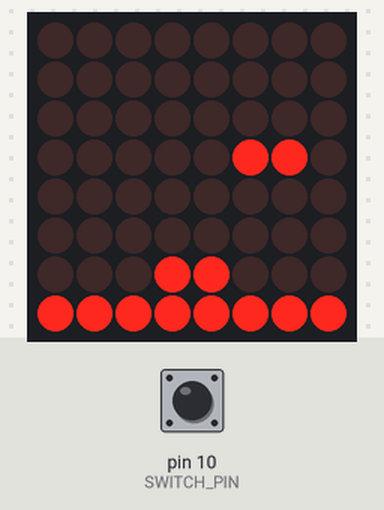
This sketch was run on a simulated Arduino Uno, built with avr-gcc and run on an emulated ATmega328P. Shown: 8×8 LED matrix. Wiring (inferred from the names in the program): LED matrix (orientation assumed): rows A0, A1, A2, A3, A4, A5, pin 8, pin 9; columns pin 7, pin 6, pin 5, pin 4, pin 3, pin 2, pin 1, pin 0. Inputs (shaded band) come from the test bench; at power-on: pin 10 (SWITCH_PIN) HIGH.

Above: at 1.2 s.
1.3 s: pin 10 (SWITCH_PIN) pulled LOW for 1 s
At 3.5 s:
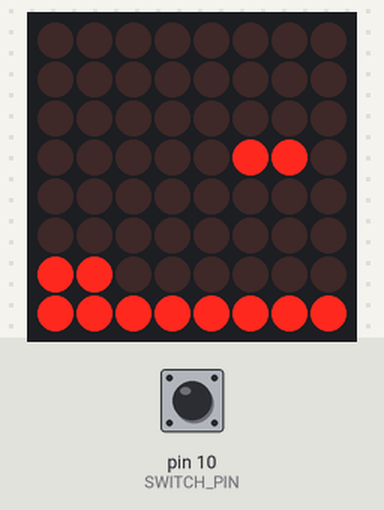
3.8 s: pin 10 (SWITCH_PIN) pulled LOW for 0.15 s
At 4.8 s:
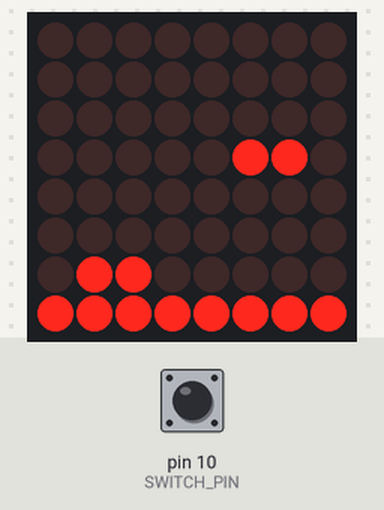
5.5 s: pin 10 (SWITCH_PIN) pulled LOW for 3.2 s
At 8.4 s:
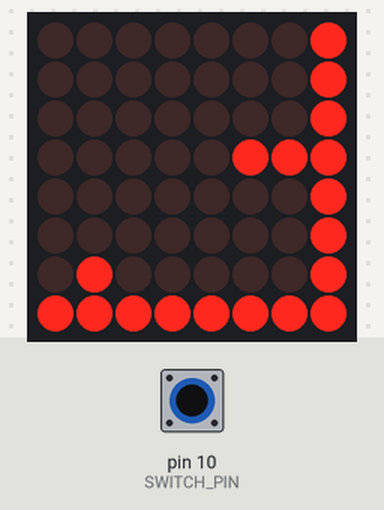
10.2 s: pin 10 (SWITCH_PIN) pulled LOW for 0.15 s
At 10.8 s:
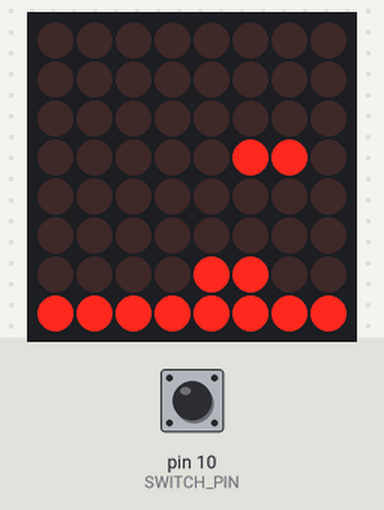
11.9 s: pin 10 (SWITCH_PIN) pulled LOW for 1 s
At 13.8 s:
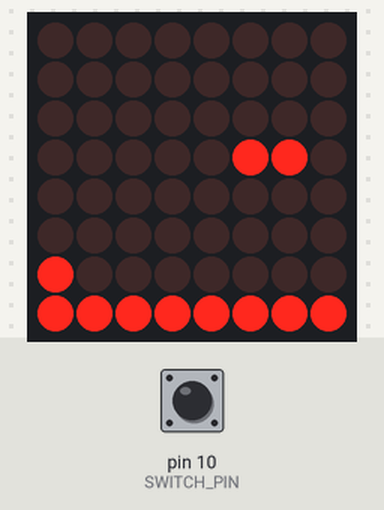
14.5 s: pin 10 (SWITCH_PIN) pulled LOW for 3.2 s
At 18.7 s:
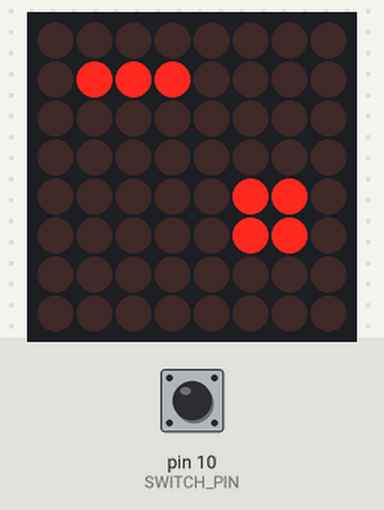
Timing chart, 0 to 20.2 s (numbered marks = the images above; inputs shaded):
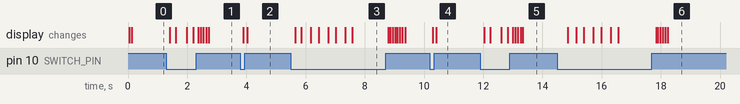

Measured:
- after the input at 1.3 s, the display: first changes after 0.11 s (image 1 shows a later state)
- after the input at 3.8 s, the display: first changes after 0.10 s (image 2 shows a later state)
- after the input at 5.5 s, the display: first changes after 0.14 s (image 3 shows a later state)
- after the input at 10.2 s, the display: first changes after 0.09 s (image 4 shows a later state)
- after the input at 11.9 s, the display: first changes after 0.13 s (image 5 shows a later state)
- after the input at 14.5 s, the display: first changes after 0.35 s (image 6 shows a later state)

The sketch:

jumpking.ino
```cpp
// Matrix Midterm game
//Jump King

#include <avr/io.h>
#include <util/delay.h>

//PINS
const uint8_t ROW_PINS[8] = {A0, A1, A2, A3, A4, A5, 8, 9};
const uint8_t SWITCH_PIN  = 10;   // button (to GND)

//low level display setup
static inline void allRowsOff() {
  for (uint8_t i = 0; i < 8; i++) digitalWrite(ROW_PINS[i], HIGH);
}
static inline void selectRow(uint8_t r) {
  digitalWrite(ROW_PINS[r], LOW);
}
//Show one full refresh (~8 ms total)
static inline void showFrameOnce(const uint8_t rows[8]) {
  for (uint8_t r = 0; r < 8; r++) {
    PORTD = 0x00;
    allRowsOff();
    selectRow(r);
    PORTD = rows[r];      // HIGH bits = on
    _delay_ms(1);
  }
}

//frame helpers
static inline void clearFB(uint8_t fb[8]) { for (uint8_t r=0; r<8; ++r) fb[r] = 0; }

static inline void setPixelScreen(uint8_t fb[8], int8_t sx, int8_t sy) {
  if (sx>=0 && sx<8 && sy>=0 && sy<8) fb[sy] |= (1 << sx);
}


//World & Camera
static const uint8_t MAP_W = 8;
static const uint8_t MAP_H = 40;
static int16_t camY = MAP_H - 8;     // start showing the bottom 8 rows only (upward scroll only)

// Platforms are in WORLD coordinates (y: 0=top, MAP_H-1=bottom)
struct Platform { uint8_t y, x0, x1; };

static const Platform PLATS[] = {
  {MAP_H-1, 0, 7},    // ground
  {MAP_H-5,  1, 2},
  {MAP_H-9,  4, 6},
  {MAP_H-13, 2, 3},
  {MAP_H-17, 5, 6},
  {MAP_H-21, 1, 2},
  {MAP_H-25, 6, 7},
  {MAP_H-29, 3, 5},
  {MAP_H-33, 0, 1},
};
static const uint8_t N_PLATS = sizeof(PLATS)/sizeof(PLATS[0]);

static inline bool isSolidWorld(int8_t x, int16_t y) {
  if (x < 0 || x >= MAP_W || y < 0 || y >= MAP_H) return false;
  for (uint8_t i = 0; i < N_PLATS; ++i) {
    if (y == PLATS[i].y && x >= PLATS[i].x0 && x <= PLATS[i].x1) return true;
  }
  return false;
}

// Draw visible slice of platforms according to camY
static inline void drawPlatforms(uint8_t fb[8]) {
  for (uint8_t i=0; i<N_PLATS; ++i) {
    int16_t wy = PLATS[i].y;
    int8_t sy = wy - camY;             // world→screen
    if (sy < 0 || sy > 7) continue;    // not visible
    for (uint8_t x = PLATS[i].x0; x <= PLATS[i].x1; ++x)
      setPixelScreen(fb, x, sy);
  }
}
static inline bool isSolid(int8_t x, int8_t y){
  for (uint8_t i=0;i<N_PLATS;i++)
    if (y==PLATS[i].y && x>=PLATS[i].x0 && x<=PLATS[i].x1) return true;
  return false;
}

//Game
static int8_t  pX = 3;
static int16_t pY = MAP_H - 1;   // start on ground
static int8_t  vX = 0, vY = 0;
static int8_t  facing = 1;       // +1 right, -1 left
static bool    onGround = true;
static bool gameWon = false;
static bool    btnPrev = false;
static uint16_t holdFrames = 0;

static const uint8_t  FRAMES_PER_TICK  = 10;  // ~6*8ms ≈ 48ms per tick
static const uint16_t LONG_PRESS_TICKS = 6;  // ~300ms
static const uint16_t MAX_CHARGE_TICKS = 25; // ~1.2s cap
static const int8_t   GRAVITY = 1;
static const int8_t   MAX_FALL_V = 2;
static const int8_t   HOP_VX = 1;

static inline bool btnPressed(){ return digitalRead(SWITCH_PIN)==LOW; }
static int8_t chargeToVy(uint16_t t){
  if (t < LONG_PRESS_TICKS) return 0;
  if (t > MAX_CHARGE_TICKS) t = MAX_CHARGE_TICKS;
  if (t < LONG_PRESS_TICKS + 6)  return -1;
  if (t < LONG_PRESS_TICKS + 12) return -2;
  return -3;
}

static void showWinMessage() {
  // For simplicity, just flash the screen a few times
  for (uint8_t k = 0; k < 6; ++k) {
    uint8_t fb[8];
    for (uint8_t i=0;i<8;i++) fb[i] = (k % 2 == 0) ? 0xFF : 0x00; // all ON / all OFF
    for (uint8_t t=0;t<50;t++) showFrameOnce(fb);
  }
}

static void tickGame() {
  if (gameWon) {
    showWinMessage();
    while (1); // stop game forever
  }
  //INPUT
  bool pressed = btnPressed();
  if (pressed) holdFrames++;
  if (!pressed && btnPrev) {
    // on release
    if (holdFrames < LONG_PRESS_TICKS) {
      // short tap → flip facing
      facing = -facing;
    } else if (onGround) {
      // long press → jump
      vY = chargeToVy(holdFrames); // negative = up
      vX = HOP_VX * facing;
      onGround = false;
    }
    holdFrames = 0;
  }
  btnPrev = pressed;

  //PHYSICS (WORLD)
  if (!onGround) {
    // horizontal
    int8_t nx = pX + vX;
    if (nx < 0 || nx >= MAP_W) { vX = -vX; nx = pX + vX; }
    pX = nx;

    // vertical
    pY += vY;
    if (vY < MAX_FALL_V) vY += GRAVITY;

    // landing checks (moving downward)
    if (pY >= MAP_H) pY = MAP_H - 1;
    if (vY >= 0) {
      if (isSolidWorld(pX, pY)) {
        pY -= 1; onGround = true; vY = 0; vX = 0;
      } else if (isSolidWorld(pX, pY + 1)) {
        onGround = true; vY = 0; vX = 0;
      }
    }
  } else {
    // walked off a ledge?
    if (!isSolidWorld(pX, pY + 1)) onGround = false;
  }
  if (pY <= 0 && !gameWon) {   // reached top row of world
    gameWon = true;
  }
  //CAMERA FOLLOW (bidirectional, smoothed)
  const int16_t TARGET_SCREEN_Y = 4;              // keep player near row 4 on screen
  int16_t targetCam = pY - TARGET_SCREEN_Y;

  if (targetCam < 0) targetCam = 0;
  int16_t maxCam = MAP_H - 8;
  if (targetCam > maxCam) targetCam = maxCam;

  // Move camera at most 1 row per tick toward target (follows up & down)
  if (targetCam > camY) camY++;
  else if (targetCam < camY) camY--;


  //RENDER (SCREEN)
  uint8_t fb[8]; clearFB(fb);
  drawPlatforms(fb);

  // charge bar on left edge (screen-space)
  if (holdFrames > 0) {
   uint8_t bars = (uint8_t)((holdFrames * 7) / MAX_CHARGE_TICKS);
   if (bars > 7) bars = 7;
   for (uint8_t i = 0; i <= bars; ++i) setPixelScreen(fb, 0, 7 - i);
  }

  // player in screen-space
  int8_t sY = (int8_t)(pY - camY);
  setPixelScreen(fb, pX, sY);

  // facing hint (screen-space)
  if (onGround && holdFrames == 0) {
    int8_t nx = pX + facing;
    if (nx>=0 && nx<8) setPixelScreen(fb, nx, sY);
  }

  // show one tick
  for (uint8_t i=0; i<FRAMES_PER_TICK; ++i) showFrameOnce(fb);

}

void setup() {
  // Columns (PORTD)
  DDRD = 0xFF;
  PORTD = 0x00;

  // Rows
  for (uint8_t i=0;i<8;i++){ pinMode(ROW_PINS[i], OUTPUT); digitalWrite(ROW_PINS[i], HIGH); }

  // Button
  pinMode(SWITCH_PIN, INPUT_PULLUP);
}

void loop() {
  tickGame();
}
```
